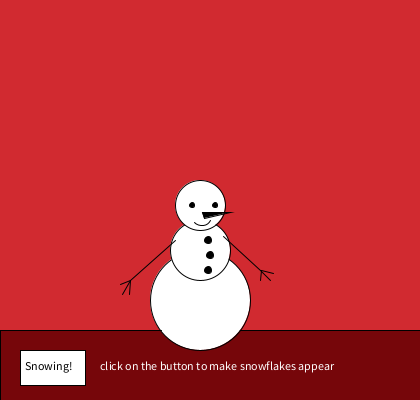
Frame 1 (no input)
Frame 60 (the mouse pressed at the canvas centre just before this capture): identical to frame 1, image omitted
Frame 120 (the mouse held since frame 60 and released just before this capture): identical to frame 1, image omitted

The Processing sketch that drew this single still picture (run headless with seeded random() and noise(); from frame 60 on, the mouse is pressed at the canvas centre):

// Processing sketch: processing_38963
// ── processing_38963.pde

/* SnowMan version 5- variables and conditionals
Button activates snowflakes

*/

boolean buttonWhite=false;
boolean buttonColor=false;

float r;
float g;
float b;
float a;

float diam;
float x;
float y;

int buttonX= 20;
int buttonY= 350;
int buttonW= 50;
int buttonH= 35;

void setup () {
  size(420, 400);
background(209, 42, 48);
smooth();
frameRate(60);

}

void draw() {
  // Each time new random numbers are creating the snowflakes
  r = random(255);
  g = random(255);
  b = random(255);
  a = random(255);
  diam = random(20);
  x = random(width);
  y = random(height);
  
  // these random values are creating the colour and size of snowflakes
  if (buttonColor) {
  stroke(0);
  fill(r, g, b, a);
  ellipse(x,y,diam,diam);
  } else {
  background(209, 42, 48);
}
 /*if(buttonColor) {
 stroke(0);
 fill(r, g, b, a);
 ellipse(x, y, diam+10, diam+10);
  } else {
   background(209, 42, 48);
  }
 */
 
//ground
stroke( 0);
fill(118, 6, 10);
rect(0, 330, 420, 80);
fill(255);
text("click on the button to make snowflakes appear",100, 370);

//button that activates the color snowflakes
  fill (255);
  rect (buttonX, buttonY, buttonW+15, buttonH);
  fill (0);
  text("Snowing!", 25, 370);
//button that activates the white snowflakes
 // fill (255);
 // rect (buttonX, buttonY, buttonW, buttonH);
  
//button that activates the colorful snowflakes
 // fill (255, 0, 0, 80);
 // rect (buttonX+300, buttonY, buttonW, buttonH);

 


  
//lower belly
stroke(0);
fill(255);
ellipseMode(CENTER);
ellipse(200,300,100,100);

//middle belly
ellipseMode(CENTER);
ellipse(200, 250, 60, 60);

//face 
ellipseMode(CENTER);
ellipse(200, 205, 50, 50);

//smile
noFill();
arc(202, 216, 20, 20, 0.5, PI/1.3);

//left eye
ellipseMode(CENTER);
fill(0);
ellipse(192, 205, 5, 5);

//right eye
ellipseMode(CENTER);
ellipse(215, 205, 5, 5);

//nose
triangle(202, 212, 204, 218, 230, 212);

//left hand points down
line( 130, 280, 175, 240);

//left fingers
line( 130, 280, 120, 284);
line( 130, 280, 122, 294);
line( 130, 280, 129, 294);

//right hand points down
line( 223, 236, 260, 270);

//right fingers
line (261, 270, 260, 280);
line (260, 270, 270, 280);
line (261, 270, 273, 273);

//right hand up
//line(226, 240, 260, 200);

//left hand up
//line( 180, 245, 130, 200);

//belly dot high
fill(0);
ellipseMode(CENTER);
ellipse(208, 240, 7, 7);

//belly dot middle
fill(0);
ellipseMode(CENTER);
ellipse(210, 255, 7, 7);

//belly dot low
fill(0);
ellipseMode(CENTER);
ellipse(208, 270, 7, 7);

//ground
line(0, 330, 161, 330);

 

}

void mousePressed() {

  //when mouse is clicked, snowflakes change colour based on the location of the mouse
  if (mouseX> buttonX && mouseX< buttonX+buttonW && mouseY> buttonY && mouseY< buttonY+buttonH) {
  buttonColor= !buttonColor; 
  }
} 
